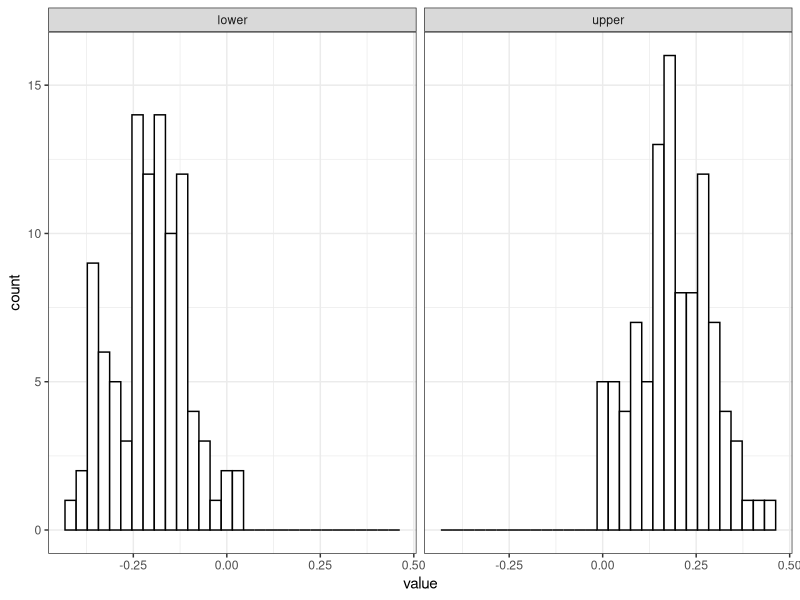

Reproduce this figure in R.
## ---- chunk 1
library(tidyverse)

# fix seed
set.seed(1)

# sample 100 samples from a standard normal distribution
simulation <- replicate(rnorm(100), n = 100, simplify = F)
## ---- chunk 2
# for each of these samples, calculate the following statistics for the mean
mean_statistics <- function(x) {
   mu = mean(x)
   # calculate 
   bias = mu - 0
   se = sd(x) / sqrt(length(x))
   lower = mu - 1.96 * se
   upper = mu + 1.96 * se
   
   data.frame(bias, se, lower, upper)
}

results <- simulation %>% 
   map(~mean_statistics(.)) %>%
   bind_rows() %>%
   mutate(i = row_number())
## ---- chunk 3
# create a plot that demonstrates the following
results %>% 
   pivot_longer(c(lower, upper)) %>%
   ggplot(aes(x = value)) + 
   geom_histogram(bins = 30, fill = "white", color = "black") + 
   facet_wrap(~name) + 
   theme_bw()
## ---- chunk 4
# present a table containing all simulated samples for which the resulting
# confidence interval does not contain the population value.
results %>%
   mutate(cover = ifelse(lower > 0 | upper < 0, 0, 1)) %>%
   filter(!cover) %>%
   select(-i, -cover) %>%
   round(3)
